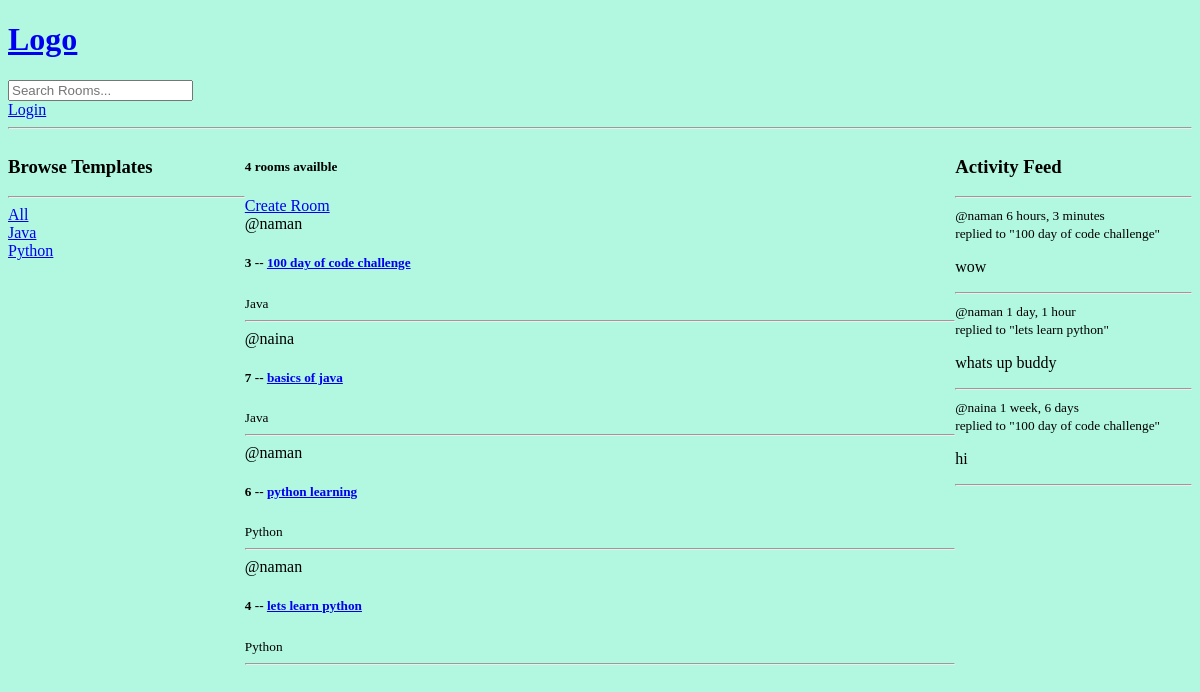
Before: / with the older database file.
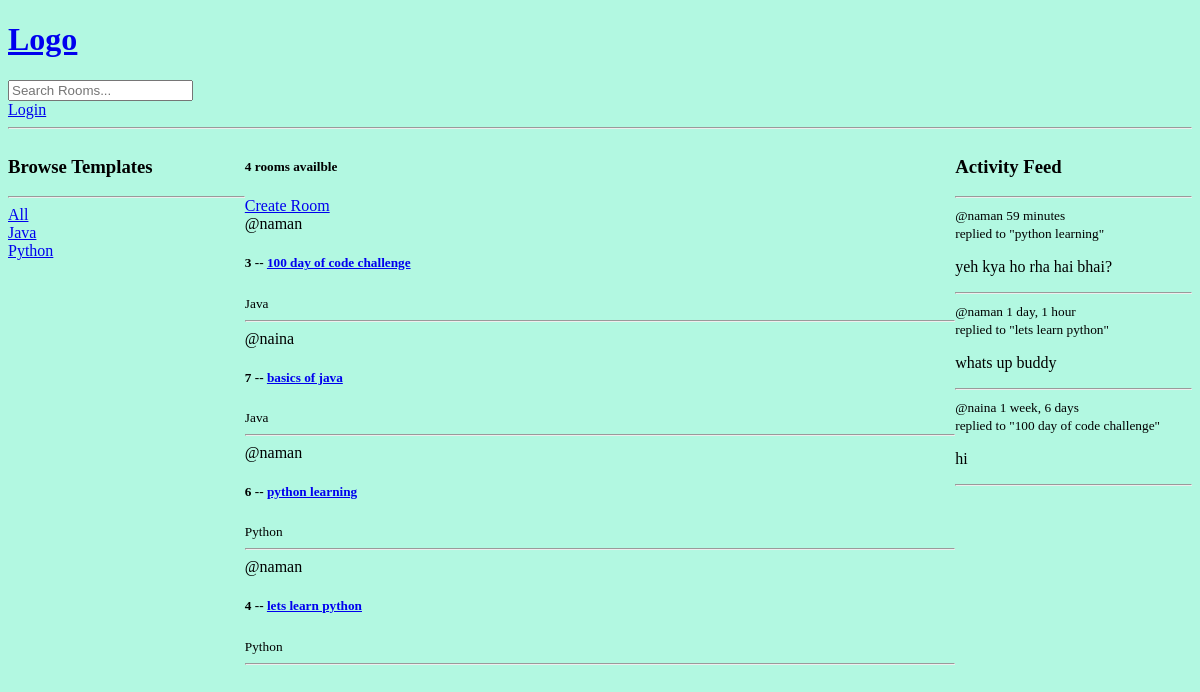
After: the same page with the newer database file.
### base/models.py (models this page shows)
class Topic(models.Model):
    name = models.CharField(max_length=200)
    def __str__(self):
        return self.name

class Room(models.Model):
    host = models.ForeignKey(User, on_delete=models.SET_NULL, null=True)
    topic = models.ForeignKey(Topic, on_delete=models.SET_NULL, null=True)
    name = models.CharField(max_length=200)
    description = models.TextField(null=True, blank=True)
    participants = models.ManyToManyField(User, related_name='participants',blank=True)
    updated = models.DateTimeField(auto_now=True)
    created = models.DateTimeField(auto_now_add=True)
    class Meta:
        ordering = [ '-updated', '-created']
    def __str__(self):
        return self.name

class Message(models.Model):
    user = models.ForeignKey(User, on_delete=models.CASCADE)
    room = models.ForeignKey(Room, on_delete=models.CASCADE, default=1)  # default value set to 1 temporarily
    body = models.TextField()
    updated = models.DateTimeField(auto_now=True)
    created = models.DateTimeField(auto_now_add=True)
    class Meta:
        ordering = [ '-updated', '-created']
    def __str__(self):
        return self.body[:50]

### base/views.py (the view)
# urls.py: path('',views.home,name='home'),
def home(request):
    q = request.GET.get("q") if request.GET.get('q') != None else ''
    rooms = Room.objects.filter(Q(topic__name__icontains=q) | Q(name__icontains=q) | Q(description__icontains=q)
    )
    topics = Topic.objects.all()
    room_count = rooms.count()
    room_messages = Message.objects.filter(Q(room__topic__name__icontains=q))
    context = {'rooms':rooms, 'topics': topics, 'room_count': room_count,'room_messages':room_messages}
    return render(request,'base/home.html',context)

### base/templates/base/home.html (shortened to what this page needs)
<!DOCTYPE html>
<html lang="en">
<head>
</head>
<body>
    {% extends 'main.html' %}
    {% block content%}
<div class="home-container">
    <div>
        {% include 'base/topics_component.html' %}
    </div>
    <div>
        <h5>{{room_count}} rooms availble</h5>
        <a href="{% url 'create-room' %}">Create Room</a>
        {% include 'base/feed_component.html' %}
    </div>
    <div>
        {%include 'base/activity_component.html' %}
    </div>
    {% endblock %}

### base/templates/base/topics_component.html (shortened to what this page needs)
<!DOCTYPE html>
<html lang="en">
<head>
</head>
<body>
    <h3>Browse Templates</h3>
        <hr>
        <div>
            <a href="{% url 'home' %}">All</a>
        </div>
        {% for topic in topics %}
            <div>
                <a href="{% url 'home' %}?q={{topic.name}}">{{topic}}</a>
            </div>
        {% endfor %}
</body>
</html>

### base/templates/base/feed_component.html (shortened to what this page needs)
<!DOCTYPE html>
<html lang="en">
<head>
</head>
<body>
    {% for room in rooms%}
            <div>
                <span>@{{room.host.username}}</span>
                <h5>{{room.id}} -- <a href="{%url 'room' room.id %}"> {{room.name}}</a></h5>
                <small>{{room.topic.name}}</small>
                <hr>
            </div>
        {% endfor %}
</body>
</html>

### base/templates/base/activity_component.html (shortened to what this page needs)
<!DOCTYPE html>
<html lang="en">
<head>
</head>
<body>
    <h3>Activity Feed</h3><hr>
    {% for message in room_messages %}
        <div>
            <small>@{{message.user}} {{message.created|timesince}}</small><br>
            <small>replied to "{{message.room}}"</small>
            <p>{{message}}</p>
            <hr>
        </div>
    {% endfor %}
</body>
</html>

Changed rows visible on the page:
removed Message: user "naman", created "6 hours, 3 minutes", room "100 day of code challenge", body "wow"
added Message: user "naman", created "59 minutes", room "python learning", body "yeh kya ho rha hai bhai?"
